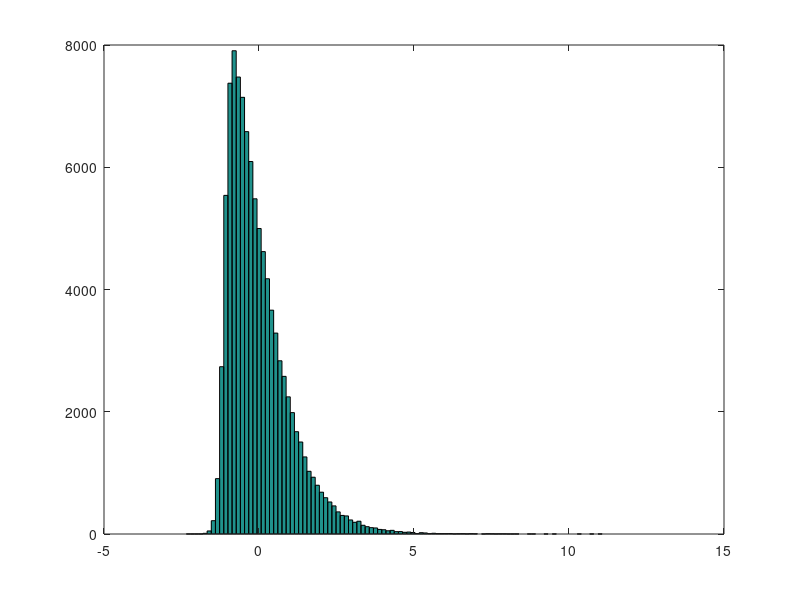

This chart was generated by the following MATLAB code: (Note: this script raises an error after producing the figure.)
addpath ../../Core

T = 100000;
N = 10;

xi = 10 * randn( N, 1 );
RootOmega = 0.1 * randn( N, N );
Omega = RootOmega * RootOmega';
delta = randn( N, 1 );
tau = randn ^ 2;
nu = 8.5 + 4 * randn ^ 2;
log_nuM4 = log( nu - 4 );

PhiN0 = rand( 1, T );
PhiN10 = rand( 1, T );
pTmp = randn( N, T );

FInvScaledInvChi = sqrt( 0.5 * ( nu + 1 ) ./ gammaincinv( PhiN10, 0.5 * ( nu + 1 ), 'upper' ) );
tcdf_tau_nu = tcdf( tau, nu );
FInvEST = tinv( tcdf_tau_nu + ( 1 - tcdf_tau_nu ) * PhiN0, nu );
N11Scaler = FInvScaledInvChi .* sqrt( ( nu + FInvEST .^ 2 ) / ( 1 + nu ) );

ESTPoints = bsxfun( @plus, RootOmega * bsxfun( @times, pTmp, N11Scaler ) + bsxfun( @times, delta, FInvEST ), xi );

mu = mean( ESTPoints, 2 );
Sigma = cov( ESTPoints' );

DemeanedESTPoints = bsxfun( @minus, ESTPoints, mu );

lambda = mu + delta * median( delta' * DemeanedESTPoints ); % slight cheat to get lambda

Zcheck = ( ( mu - lambda )' * DemeanedESTPoints ) / sqrt( ( mu - lambda )' * Sigma * ( mu - lambda ) );

disp( mean( Zcheck ) );
disp( mean( Zcheck.^2 ) );

Zcheck = Zcheck - mean( Zcheck );
Zcheck = Zcheck / sqrt( mean( Zcheck.^2 ) );

hist( Zcheck, 100 );

sZ3 = mean( Zcheck.^3 );
sZ4 = mean( Zcheck.^4 );

disp( [ sZ3 sZ4 ] );
disp( [ std( Zcheck.^3 ) std( Zcheck.^4 ) ] );

out1 = fsolve( @( in ) CalibrateMomentsEST( in( 1 ), in( 2 ), mu, lambda, Sigma, sZ3, sZ4 ), [ tau; log_nuM4 ], optimoptions( @fsolve, 'display', 'iter' ) );
out2 = fsolve( @( in ) CalibrateMomentsEST( in( 1 ), log_nuM4, mu, lambda, Sigma, sZ3, [] ), tau, optimoptions( @fsolve, 'display', 'iter' ) );

disp( [ out1( 1 ), out2, tau; out1( 2 ), log_nuM4, log_nuM4 ] );
